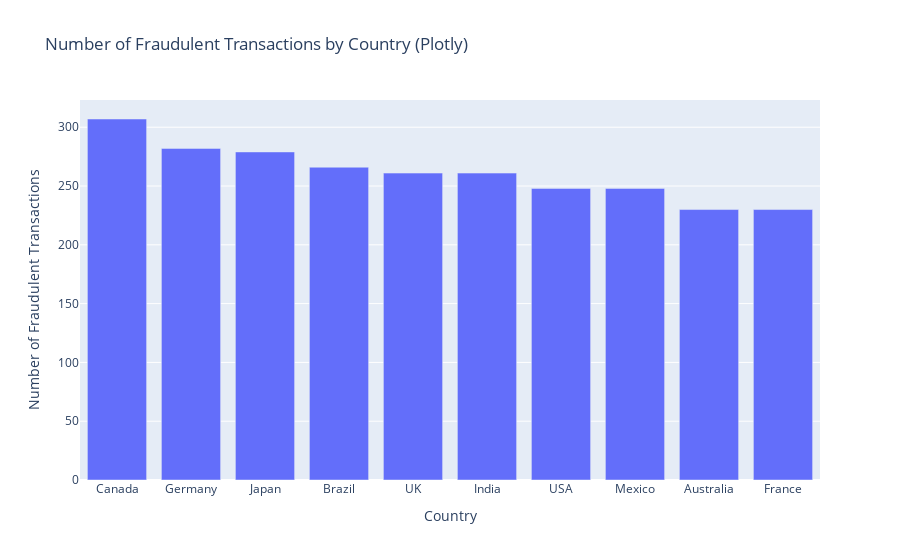

Source (notebook cell):
### Code cell
fig = px.bar(
    fraud_transactions['Country'].value_counts().reset_index(),
    x='Country',
    y='count',
    labels={'Country': 'Country', 'count': 'Number of Fraudulent Transactions'},
    title='Number of Fraudulent Transactions by Country (Plotly)'
)
fig.show()

### Figure 1 — Plotly figure (JSON) as saved in the notebook; plotly's stock layout.template omitted (floating-point values rounded to 4 significant figures)
{"data": [{"alignmentgroup": "True", "hovertemplate": "Country=%{x}<br>Number of Fraudulent Transactions=%{y}<extra></extra>", "legendgroup": "", "marker": {"color": "#636efa", "pattern": {"shape": ""}}, "name": "", "offsetgroup": "", "orientation": "v", "showlegend": false, "textposition": "auto", "type": "bar", "x": ["Canada", "Germany", "Japan", "Brazil", "UK", "India", "USA", "Mexico", "Australia", "France"], "xaxis": "x", "y": [307, 282, 279, 266, 261, 261, 248, 248, 230, 230], "yaxis": "y"}], "layout": {"barmode": "relative", "legend": {"tracegroupgap": 0}, "title": {"text": "Number of Fraudulent Transactions by Country (Plotly)"}, "xaxis": {"anchor": "y", "domain": [0, 1], "title": {"text": "Country"}}, "yaxis": {"anchor": "x", "domain": [0, 1], "title": {"text": "Number of Fraudulent Transactions"}}}}
